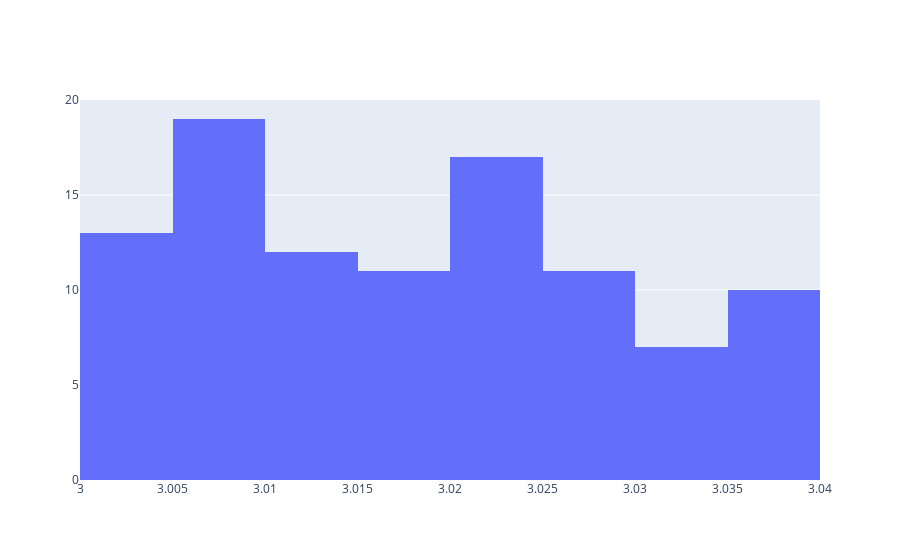

The cell this chart's notebook holds for it:
### Code cell
go.Figure(data=go.Histogram(
    x=lengths,
    autobinx=Tru
))
